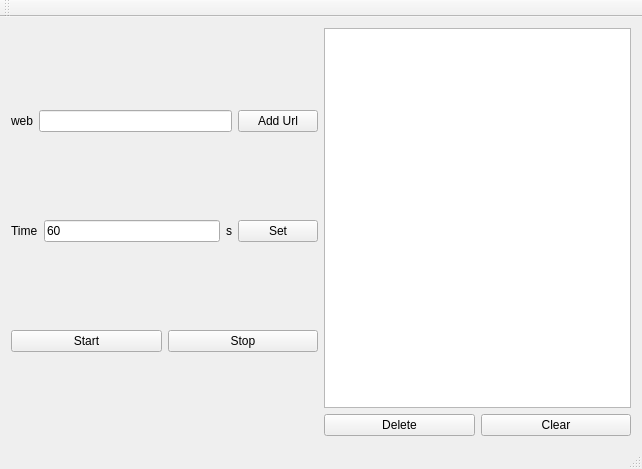
<?xml version="1.0" encoding="UTF-8"?>
<ui version="4.0">
 <class>MainWindow</class>
 <widget class="QMainWindow" name="MainWindow">
  <property name="geometry">
   <rect>
    <x>0</x>
    <y>0</y>
    <width>642</width>
    <height>469</height>
   </rect>
  </property>
  <property name="windowTitle">
   <string>MainWindow</string>
  </property>
  <widget class="QWidget" name="centralWidget">
   <layout class="QGridLayout" name="gridLayout">
    <item row="0" column="0">
     <layout class="QVBoxLayout" name="verticalLayout_2">
      <item>
       <layout class="QHBoxLayout" name="horizontalLayout">
        <item>
         <widget class="QLabel" name="label_3">
          <property name="text">
           <string>web</string>
          </property>
         </widget>
        </item>
        <item>
         <widget class="QLineEdit" name="addEdit"/>
        </item>
        <item>
         <widget class="QPushButton" name="addBtn">
          <property name="text">
           <string>Add Url</string>
          </property>
         </widget>
        </item>
       </layout>
      </item>
      <item>
       <layout class="QHBoxLayout" name="horizontalLayout_3">
        <item>
         <widget class="QLabel" name="label">
          <property name="text">
           <string>Time</string>
          </property>
         </widget>
        </item>
        <item>
         <widget class="QLineEdit" name="timeEdit">
          <property name="text">
           <string>60</string>
          </property>
         </widget>
        </item>
        <item>
         <widget class="QLabel" name="label_2">
          <property name="text">
           <string>s</string>
          </property>
         </widget>
        </item>
        <item>
         <widget class="QPushButton" name="setTime">
          <property name="text">
           <string>Set</string>
          </property>
         </widget>
        </item>
       </layout>
      </item>
      <item>
       <layout class="QHBoxLayout" name="horizontalLayout_5">
        <item>
         <widget class="QPushButton" name="startBtn">
          <property name="text">
           <string>Start</string>
          </property>
         </widget>
        </item>
        <item>
         <widget class="QPushButton" name="stopBtn">
          <property name="text">
           <string>Stop</string>
          </property>
         </widget>
        </item>
       </layout>
      </item>
     </layout>
    </item>
    <item row="0" column="1">
     <layout class="QVBoxLayout" name="verticalLayout">
      <item>
       <widget class="QListWidget" name="urlList"/>
      </item>
      <item>
       <layout class="QHBoxLayout" name="horizontalLayout_2">
        <item>
         <widget class="QPushButton" name="deleteBtn">
          <property name="text">
           <string>Delete</string>
          </property>
         </widget>
        </item>
        <item>
         <widget class="QPushButton" name="clearBtn">
          <property name="text">
           <string>Clear</string>
          </property>
         </widget>
        </item>
       </layout>
      </item>
     </layout>
    </item>
    <item row="1" column="0" colspan="2">
     <layout class="QHBoxLayout" name="webLayout"/>
    </item>
   </layout>
  </widget>
  <widget class="QMenuBar" name="menuBar">
   <property name="geometry">
    <rect>
     <x>0</x>
     <y>0</y>
     <width>642</width>
     <height>23</height>
    </rect>
   </property>
  </widget>
  <widget class="QToolBar" name="mainToolBar">
   <attribute name="toolBarArea">
    <enum>TopToolBarArea</enum>
   </attribute>
   <attribute name="toolBarBreak">
    <bool>false</bool>
   </attribute>
  </widget>
  <widget class="QStatusBar" name="statusBar"/>
 </widget>
 <layoutdefault spacing="6" margin="11"/>
 <resources/>
 <connections/>
</ui>
